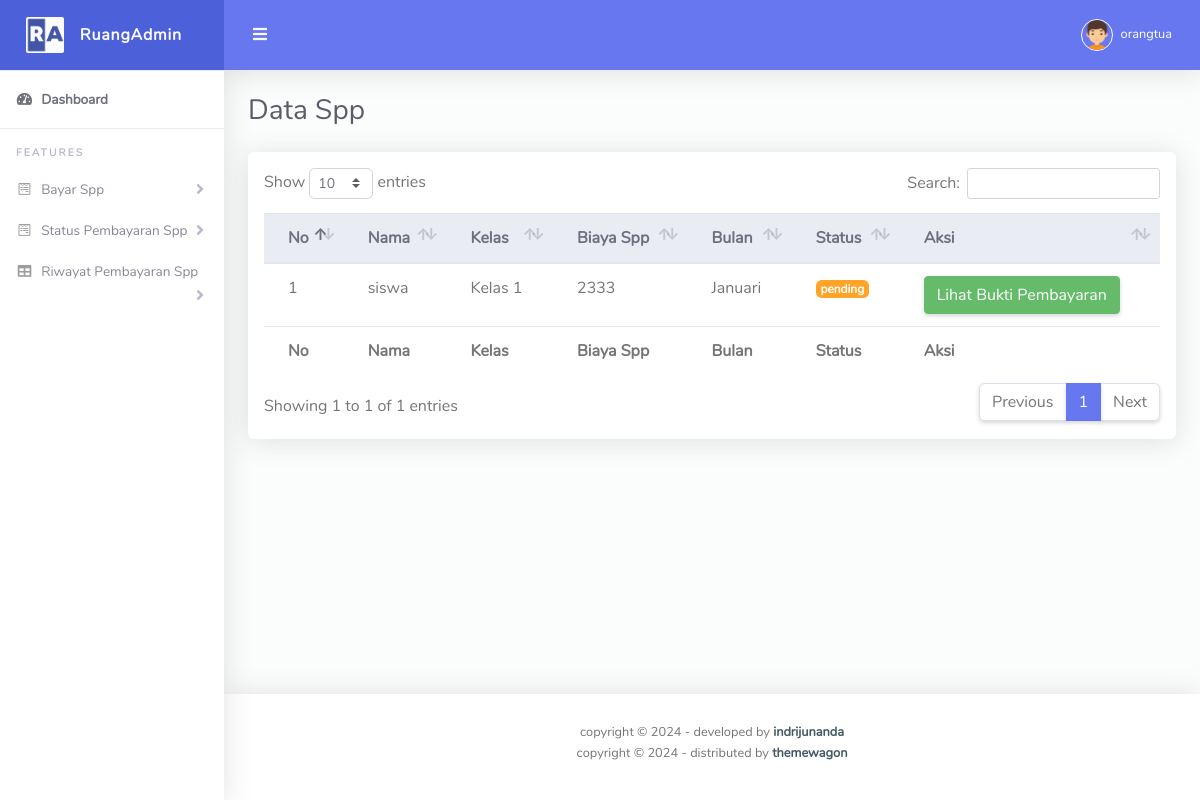
The page /orangtua/spp.php (signed in) on the database its author committed.
### tables this page shows
CREATE TABLE `pembayaran_221043` (
  `id_221043` int(11) NOT NULL,
  `siswa_id_221043` int(11) DEFAULT NULL,
  `spp_id_221043` int(11) DEFAULT NULL,
  `tanggal_bayar_221043` date DEFAULT NULL,
  `bukti_pembayaran_221043` varchar(255) DEFAULT NULL,
  `bulan_221043` varchar(255) NOT NULL,
  `status_221043` enum('pending','lunas') DEFAULT 'pending'
);

CREATE TABLE `siswa_221043` (
  `id_221043` int(11) NOT NULL,
  `nama_221043` varchar(255) NOT NULL,
  `username_221043` varchar(255) NOT NULL,
  `id_kelas_221043` int(11) NOT NULL,
  `alamat_221043` text DEFAULT NULL,
  `orangtua_id_221043` int(11) DEFAULT NULL,
  `password_221043` varchar(255) NOT NULL
);

CREATE TABLE `kelas_221043` (
  `id_221043` int(11) NOT NULL,
  `kelas_221043` varchar(255) NOT NULL
);

CREATE TABLE `spp_221043` (
  `id_221043` int(11) NOT NULL,
  `id_kelas_221043` int(11) NOT NULL,
  `biaya_221043` decimal(10,0) NOT NULL
);

### orangtua/spp.php (the view, shortened to what this page needs)
<?php
include '../koneksi.php';
$orangtua_id = $_SESSION['id_orangtua'];
?>
<!DOCTYPE html>
<html lang="en">
<head>
  <link href="../assets/vendor/fontawesome-free/css/all.min.css" rel="stylesheet" type="text/css">
  <link href="../assets/vendor/bootstrap/css/bootstrap.min.css" rel="stylesheet" type="text/css">
  <link href="../assets/css/ruang-admin.min.css" rel="stylesheet">
  <link href="../assets/vendor/datatables/dataTables.bootstrap4.min.css" rel="stylesheet">
</head>
<body id="page-top">
  <div id="wrapper">
    <ul class="navbar-nav sidebar sidebar-light accordion" id="accordionSidebar">
      <a class="sidebar-brand d-flex align-items-center justify-content-center" href="index.php">
        <div class="sidebar-brand-icon">
          <img src="img/logo/logo2.png">
        </div>
        <div class="sidebar-brand-text mx-3">RuangAdmin</div>
      </a>
      <hr class="sidebar-divider my-0">
      <li class="nav-item active">
        <a class="nav-link" href="index.php">
          <i class="fas fa-fw fa-tachometer-alt"></i>
          <span>Dashboard</span></a>
      </li>
      <hr class="sidebar-divider">
      <div class="sidebar-heading">
        Features
      </div>
      <li class="nav-item">
        <a class="nav-link collapsed" href="#" data-toggle="collapse" data-target="#bayar" aria-expanded="true"
          aria-controls="collapseForm">
          <i class="fab fa-fw fa-wpforms"></i>
          <span>Bayar Spp</span>
        </a>
      </li>
      <li class="nav-item">
        <a class="nav-link collapsed" href="#" data-toggle="collapse" data-target="#collapseForm" aria-expanded="true"
          aria-controls="collapseForm">
          <i class="fab fa-fw fa-wpforms"></i>
          <span>Status Pembayaran Spp</span>
        </a>
      </li>
      <li class="nav-item">
        <a class="nav-link collapsed" href="#" data-toggle="collapse" data-target="#collapseTable" aria-expanded="true"
          aria-controls="collapseTable">
          <i class="fas fa-fw fa-table"></i>
          <span>Riwayat Pembayaran Spp</span>
        </a>
      </li>
    </ul>
    <div id="content-wrapper" class="d-flex flex-column">
      <div id="content">
        <nav class="navbar navbar-expand navbar-light bg-navbar topbar mb-4 static-top">
          <button id="sidebarToggleTop" class="btn btn-link rounded-circle mr-3">
            <i class="fa fa-bars"></i>
          </button>
          <ul class="navbar-nav ml-auto">
            <li class="nav-item dropdown no-arrow">
              <a class="nav-link dropdown-toggle" href="#" id="userDropdown" role="button" data-toggle="dropdown"
                aria-haspopup="true" aria-expanded="false">
                <img class="img-profile rounded-circle" src="../assets/img/boy.png" style="max-width: 60px">
                <span class="ml-2 d-none d-lg-inline text-white small"><?= $_SESSION['nama_orangtua'] ?></span>
              </a>
            </li>
          </ul>
        </nav>
        <div class="container-fluid" id="container-wrapper">
          <div class="d-sm-flex align-items-center justify-content-between mb-4">
            <h1 class="h3 mb-0 text-gray-800">Data Spp</h1>
          </div>
          <div class="row">
            <div class="col-lg-12">
              <div class="card mb-4">
                <div class="table-responsive p-3">
                  <table class="table align-items-center table-flush" id="dataTable">
                    <thead class="thead-light">
                      <tr>
                        <th>No</th>
                        <th>Nama</th>
                        <th>Kelas</th>
                        <th>Biaya Spp</th>
                        <th>Bulan</th>
                        <th>Status</th>
                        <th>Aksi</th>
                      </tr>
                    </thead>
                    <tfoot>
                      <tr>
                        <th>No</th>
                        <th>Nama</th>
                        <th>Kelas</th>
                        <th>Biaya Spp</th>
                        <th>Bulan</th>
                        <th>Status</th>
                        <th>Aksi</th>
                      </tr>
                    </tfoot>
                    <tbody>
                    <?php
                    $no = 1;
                    $tampil = mysqli_query($koneksi, "SELECT
                                                          pembayaran_221043.*,
                                                          siswa_221043.nama_221043 AS nama_siswa,
                                                          spp_221043.biaya_221043 AS biaya_spp,
                                                          kelas_221043.kelas_221043 AS kelas
                                                      FROM
                                                          pembayaran_221043
                                                      JOIN
                                                          siswa_221043 ON pembayaran_221043.siswa_id_221043 = siswa_221043.id_221043
                                                      JOIN
                                                          kelas_221043 ON siswa_221043.id_kelas_221043 = kelas_221043.id_221043
                                                      JOIN
                                                          spp_221043 ON siswa_221043.id_kelas_221043 = spp_221043.id_kelas_221043
                                                      WHERE
                                                          siswa_221043.orangtua_id_221043 = '$orangtua_id'
                                                      ");
                    while($data = mysqli_fetch_array($tampil)):
                    ?>
                      <tr>
                        <td><?= $no++ ?></td>
                        <td><?= $data['nama_siswa'] ?></td>
                        <td><?= $data['kelas'] ?></td>
                        <td><?= $data['biaya_spp'] ?></td>
                        <td><?= $data['bulan_221043'] ?></td>
                        <td>
                        <?php if ($data['status_221043'] == 'pending'): ?>
                          <span class="badge badge-warning"><?= $data['status_221043'] ?></span>
                        <?php else: ?>
                          <span class="badge badge-success"><?= $data['status_221043'] ?></span>
                        <?php endif; ?>
                      </td>
                        <td>
                            <a class="btn btn-success" href="">Lihat Bukti Pembayaran</a>
                        </td>
                      </tr>
                      <?php
                      endwhile;
                      ?>
                    </tbody>
                  </table>
                </div>
              </div>
            </div>
          </div>
        </div>
      </div>
      <footer class="sticky-footer bg-white">
        <div class="container my-auto">
          <div class="copyright text-center my-auto">
            <span>copyright &copy; <script> document.write(new Date().getFullYear()); </script> - developed by
              <b><a href="https://indrijunanda.gitlab.io/" target="_blank">indrijunanda</a></b>
            </span>
          </div>
        </div>
        <div class="container my-auto py-2">
          <div class="copyright text-center my-auto">
            <span>copyright &copy; <script> document.write(new Date().getFullYear()); </script> - distributed by
              <b><a href="https://themewagon.com/" target="_blank">themewagon</a></b>
            </span>
          </div>
        </div>
      </footer>
    </div>
  </div>
</body>
</html>

### rows shown on the page
pembayaran_221043: siswa_id_221043.nama_221043 "siswa", kelas_221043.kelas_221043 "Kelas 1", spp_id_221043.biaya_221043 "2333", bulan_221043 "Januari", status_221043 "pending"

### other values the page prints
$_SESSION['nama_orangtua'] "orangtua"
